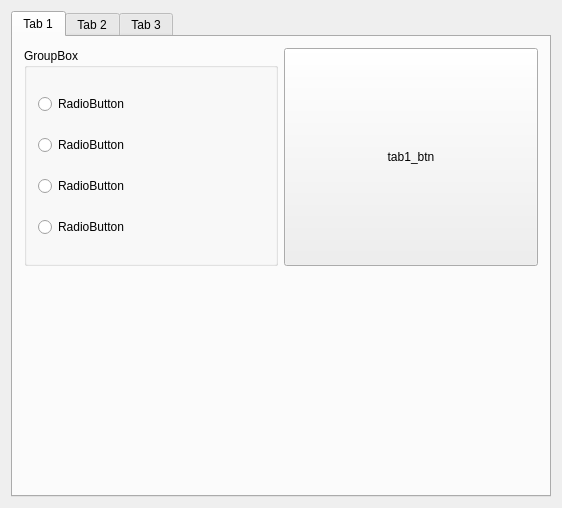
<?xml version="1.0" encoding="UTF-8"?>
<ui version="4.0">
 <class>Widget</class>
 <widget class="QWidget" name="Widget">
  <property name="geometry">
   <rect>
    <x>0</x>
    <y>0</y>
    <width>562</width>
    <height>508</height>
   </rect>
  </property>
  <property name="windowTitle">
   <string>Widget</string>
  </property>
  <layout class="QVBoxLayout" name="verticalLayout_5">
   <item>
    <widget class="QTabWidget" name="tabWidget">
     <property name="currentIndex">
      <number>0</number>
     </property>
     <widget class="QWidget" name="tab">
      <attribute name="title">
       <string>Tab 1</string>
      </attribute>
      <layout class="QVBoxLayout" name="verticalLayout_2">
       <item>
        <layout class="QHBoxLayout" name="horizontalLayout">
         <item>
          <widget class="QGroupBox" name="groupBox">
           <property name="title">
            <string>GroupBox</string>
           </property>
           <layout class="QVBoxLayout" name="verticalLayout">
            <item>
             <widget class="QRadioButton" name="radioButton">
              <property name="text">
               <string>RadioButton</string>
              </property>
             </widget>
            </item>
            <item>
             <widget class="QRadioButton" name="radioButton_2">
              <property name="text">
               <string>RadioButton</string>
              </property>
             </widget>
            </item>
            <item>
             <widget class="QRadioButton" name="radioButton_3">
              <property name="text">
               <string>RadioButton</string>
              </property>
             </widget>
            </item>
            <item>
             <widget class="QRadioButton" name="radioButton_4">
              <property name="text">
               <string>RadioButton</string>
              </property>
             </widget>
            </item>
           </layout>
          </widget>
         </item>
         <item>
          <widget class="QPushButton" name="tab_btn">
           <property name="sizePolicy">
            <sizepolicy hsizetype="Minimum" vsizetype="Expanding">
             <horstretch>0</horstretch>
             <verstretch>0</verstretch>
            </sizepolicy>
           </property>
           <property name="text">
            <string>tab1_btn</string>
           </property>
          </widget>
         </item>
        </layout>
       </item>
       <item>
        <spacer name="verticalSpacer">
         <property name="orientation">
          <enum>Qt::Vertical</enum>
         </property>
         <property name="sizeHint" stdset="0">
          <size>
           <width>20</width>
           <height>172</height>
          </size>
         </property>
        </spacer>
       </item>
      </layout>
     </widget>
     <widget class="QWidget" name="tab_2">
      <attribute name="title">
       <string>Tab 2</string>
      </attribute>
      <layout class="QVBoxLayout" name="verticalLayout_3">
       <item>
        <widget class="QPushButton" name="pushButton_2">
         <property name="text">
          <string>PushButton</string>
         </property>
        </widget>
       </item>
       <item>
        <widget class="QPushButton" name="pushButton_4">
         <property name="text">
          <string>PushButton</string>
         </property>
        </widget>
       </item>
       <item>
        <widget class="QPushButton" name="pushButton_3">
         <property name="text">
          <string>PushButton</string>
         </property>
        </widget>
       </item>
       <item>
        <spacer name="verticalSpacer_2">
         <property name="orientation">
          <enum>Qt::Vertical</enum>
         </property>
         <property name="sizeHint" stdset="0">
          <size>
           <width>20</width>
           <height>261</height>
          </size>
         </property>
        </spacer>
       </item>
      </layout>
     </widget>
     <widget class="QWidget" name="tab_3">
      <attribute name="title">
       <string>Tab 3</string>
      </attribute>
      <layout class="QVBoxLayout" name="verticalLayout_4">
       <item>
        <widget class="QListWidget" name="listWidget"/>
       </item>
       <item>
        <widget class="QPushButton" name="pushButton_5">
         <property name="text">
          <string>PushButton</string>
         </property>
        </widget>
       </item>
      </layout>
     </widget>
    </widget>
   </item>
  </layout>
 </widget>
 <layoutdefault spacing="6" margin="11"/>
 <resources/>
 <connections/>
</ui>
